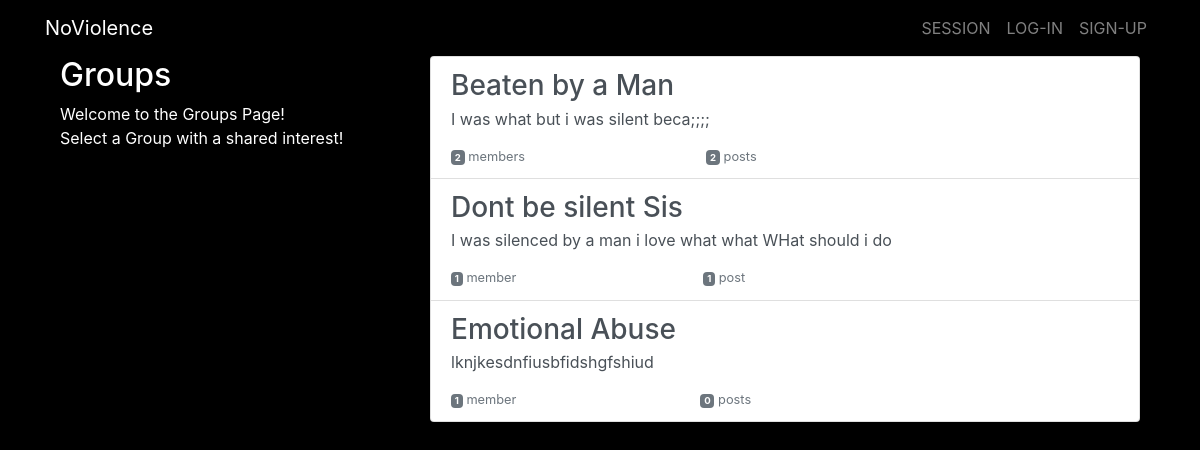
The app's page /groups/ with its own data.
### groups/models.py (models this page shows, shortened)
class Group(models.Model):
    name = models.CharField(max_length=255, unique=True)
    slug = models.SlugField(allow_unicode=True, unique=True)
    description = models.TextField(blank=True, default='')
    description_html = models.TextField(editable=False, default='', blank=True)
    members = models.ManyToManyField(User,through="GroupMember")
    class Meta:
        ordering = ["name"]

### groups/views.py (the view)
# urls.py: path('', views.ListGroups.as_view(), name="all"),
class ListGroups(generic.ListView):
    model = Group

### groups/templates/groups/group_list.html (shortened to what this page needs)
{% extends "groups/group_base.html" %}
{% block pregroup %}
<div class="col-md-4">
	<div class="content">
    <h2>Groups</h2>
    <p>Welcome to the Groups Page! <br>Select a Group with a shared interest!</p>
</div>
</div>
{% endblock %}
{% block group_content %}
<div class="col-md-8">
	<div class="list-group">
		{% for group in object_list %}
		<a href="{% url 'groups:single' slug=group.slug %}"
		class="list-group-item list-group-item-action flex-column align-items-start">
			<h3 class="mb-1">{{ group.name }}</h3>
			<p class="mb-1">{{ group.description_html|safe }}</p>
			<div class="d-flex w-40 justify-content-between">
				<small class="text-muted"><span class="badge badge-secondary">
					{{ group.members.count }}</span> member{{ group.members.count|pluralize }}</small>
				<small class="text-muted"><span class="badge badge-secondary">
					{{ group.posts.count }}</span> post{{ group.posts.count|pluralize }}</small>
			</div>
		</a>
		{% endfor %}
	</div>
</div>
{% endblock %}

### groups/templates/groups/group_base.html (shortened to what this page needs)
{% extends "base.html" %}
{% block content %}
<div class="container">
  <div class="row">
    {% block pregroup %}{% endblock %}
    {% block group_content %}{% endblock %}
  </div>
</div>
{% endblock %}

### templates/base.html (shortened to what this page needs)
<!DOCTYPE html>
{% load static %}
<html>
<head>
    <link rel="stylesheet" href="https://stackpath.bootstrapcdn.com/bootstrap/4.1.3/css/bootstrap.min.css"
>
    <link href="https://maxcdn.bootstrapcdn.com/font-awesome/4.7.0/css/font-awesome.min.css" rel="stylesheet">
    <link rel="stylesheet" href="{% static 'simplesocial/css/master.css' %}">
</head>
<body>
<nav class="navbar navbar-expand-lg navbar-dark">
    <div class="container">
        <a class="navbar-brand" href="{% url 'home' %}">NoViolence</a>
        <div class="collapse navbar-collapse" id="navbarNav">
            <div class="navbar-nav ml-auto">
                {% if user.is_authenticated %}
                    <a class="nav-item nav-link" href="{% url 'posts:create' %}">POST</a>
                    <a class="nav-item nav-link" href="{% url 'groups:all' %}">SESSIONS</a>
                    <a class="nav-item nav-link" href="{% url 'groups:create' %}">CREATE GROUP</a>
                    <form id="logout-form" method="post" action="{% url 'accounts:logout' %}" class="nav-item">
                        {% csrf_token %}
                        <button type="submit" class="btn btn-outline-primary" >
                            LOG-OUT
                        </button>
                    </form>
                {% else %}
                    <a class="nav-item nav-link" href="{% url 'groups:all' %}">SESSION</a>
                    <a class="nav-item nav-link" href="{% url 'accounts:login' %}">LOG-IN</a>
                    <a class="nav-item nav-link" href="{% url 'accounts:signup' %}">SIGN-UP</a>
                {% endif %}
            </div>
        </div>
    </div>
</nav>
<div class="container mycontent">
    {% block content %}
    {% endblock %}
</div>
</body>
</html>

### static/simplesocial/css/master.css (style rules this page uses)
body { margin: 0; overflow: hidden; background-color: black; color:white; }

### records on screen
Group: name "Beaten by a Man", description_html "I was what but i was silent beca;;;;", members.count "2", posts.count "2"
Group: name "Dont be silent Sis", description_html "I was silenced by a man i love what what WHat should i do", members.count "1", posts.count "1"
Group: name "Emotional Abuse", description_html "lknjkesdnfiusbfidshgfshiud", members.count "1", posts.count "0"
